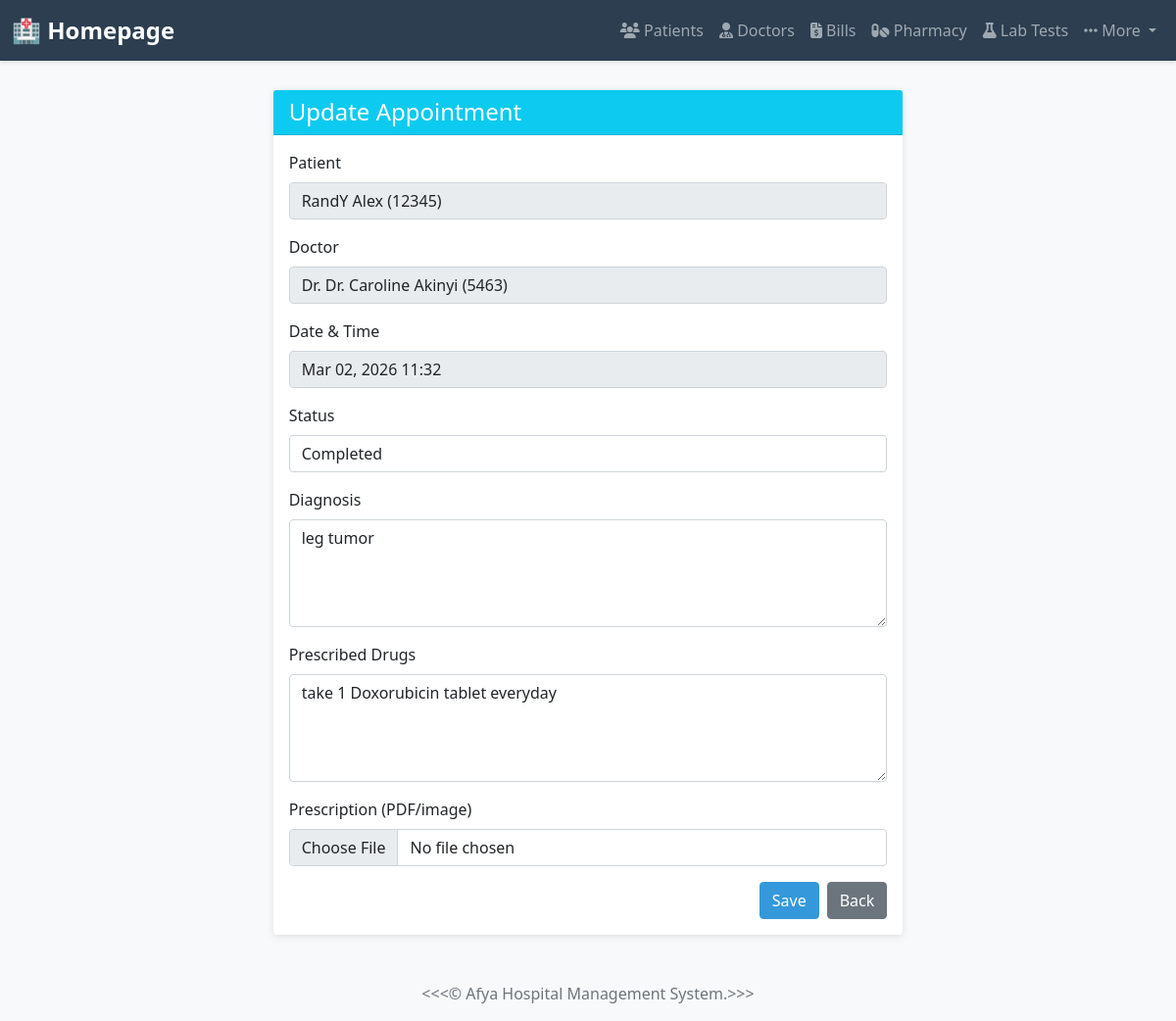
Page /appointments/1/edit/ on the committed database.
### myapp/models.py (models this page shows, shortened)
class Appointment(models.Model):
    STATUS_CHOICES = [
        ("Pending", "Pending"),
        ("Completed", "Completed"),
        ("Cancelled", "Cancelled"),
    ]
    patient = models.ForeignKey(Patient, on_delete=models.CASCADE)
    doctor = models.ForeignKey(Doctor, on_delete=models.CASCADE)
    date = models.DateField()
    time = models.TimeField()
    status = models.CharField(max_length=20, choices=STATUS_CHOICES, default="Pending")
    diagnosis = models.TextField(blank=True, null=True)
    prescribed_drugs = models.TextField(blank=True, null=True, help_text="List of prescribed drugs with dosages")
    prescription = models.FileField(upload_to='prescriptions/', blank=True, null=True)
    created_at = models.DateTimeField(auto_now_add=True)
    updated_at = models.DateTimeField(auto_now=True)
    class Meta:
        ordering = ['-date', '-time']

class Patient(models.Model):
    GENDER_CHOICES = [
        ('M', 'Male'),
        ('F', 'Female'),
        ('O', 'Other'),
    ]
    patient_id = models.CharField(max_length=20, unique=True)
    first_name = models.CharField(max_length=100)
    last_name = models.CharField(max_length=100)
    email = models.EmailField(unique=True)
    phone_number = models.CharField(max_length=15)
    gender = models.CharField(max_length=1, choices=GENDER_CHOICES)
    date_of_birth = models.DateField()
    address = models.TextField()
    date_registered = models.DateTimeField(auto_now_add=True)
    medical_history = models.TextField(blank=True, null=True)
    def __str__(self):
        return f"{self.first_name} {self.last_name} ({self.patient_id})"
    class Meta:
        ordering = ['-date_registered']

class Doctor(models.Model):
    DEPARTMENT_CHOICES = [
        ('cardiology', 'Cardiology'),
        ('neurology', 'Neurology'),
        ('pediatrics', 'Pediatrics'),
        ('orthopedics', 'Orthopedics'),
        ('general', 'General Medicine'),
    ]
    doctor_id = models.CharField(max_length=20, unique=True)
    first_name = models.CharField(max_length=100)
    last_name = models.CharField(max_length=100)
    email = models.EmailField(unique=True)
    specialization = models.CharField(max_length=100)
    phone_number = models.CharField(max_length=15)
    department = models.CharField(max_length=50, choices=DEPARTMENT_CHOICES)
    schedule = models.TextField(blank=True, null=True, help_text="Optional scheduling notes or timeslots")
    date_added = models.DateTimeField(auto_now_add=True)
    def __str__(self):
        return f"Dr. {self.first_name} {self.last_name} ({self.doctor_id})"
    class Meta:
        ordering = ['last_name', 'first_name']

### myapp/views.py (the view)
# urls.py: path('appointments/<int:pk>/edit/', views.edit_appointment, name='edit_appointment'),
def edit_appointment(request, pk):
    appointment = get_object_or_404(Appointment, pk=pk)
    if request.method == 'POST':
        form = AppointmentUpdateForm(request.POST, request.FILES, instance=appointment)
        if form.is_valid():
            form.save()
            messages.success(request, 'Appointment updated successfully.')
            return redirect('myapp:appointment_list')
    else:
        form = AppointmentUpdateForm(instance=appointment)
    context = {'form': form, 'appointment': appointment}
    return render(request, 'appointment_edit.html', context)

### myapp/form.py
class AppointmentUpdateForm(forms.ModelForm):
    class Meta:
        model = Appointment
        fields = ('status', 'diagnosis', 'prescribed_drugs', 'prescription')
        widgets = {
            'status': forms.Select(attrs={'class': 'form-control'}),
            'diagnosis': forms.Textarea(attrs={'class': 'form-control', 'rows': 4, 'placeholder': 'Enter diagnosis notes'}),
            'prescribed_drugs': forms.Textarea(attrs={'class': 'form-control', 'rows': 4, 'placeholder': 'Enter prescribed drugs with dosages (e.g., Drug A: 500mg twice daily)'}),
            'prescription': forms.ClearableFileInput(attrs={'class': 'form-control'}),
        }

### myapp/templates/appointment_edit.html (shortened to what this page needs)
{% extends 'base.html' %}
{% block content %}
<div class="row justify-content-center">
    <div class="col-md-8">
        <div class="card">
            <div class="card-header bg-info text-white">
                <h4 class="mb-0">Update Appointment</h4>
            </div>
            <div class="card-body">
                <form method="post" enctype="multipart/form-data">
                    <div class="mb-3">
                        <label class="form-label">Patient</label>
                        <input class="form-control" value="{{ appointment.patient }}" readonly>
                    </div>
                    <div class="mb-3">
                        <label class="form-label">Doctor</label>
                        <input class="form-control" value="Dr. {{ appointment.doctor }}" readonly>
                    </div>
                    <div class="mb-3">
                        <label class="form-label">Date & Time</label>
                        <input class="form-control" value="{{ appointment.date|date:'M d, Y' }} {{ appointment.time|time:'H:i' }}" readonly>
                    </div>
                    <div class="mb-3">
                        <label class="form-label" for="id_status">Status</label>
                        {{ form.status }}
                    </div>
                    <div class="mb-3">
                        <label class="form-label" for="id_diagnosis">Diagnosis</label>
                        {{ form.diagnosis }}
                    </div>
                    <div class="mb-3">
                        <label class="form-label" for="id_prescribed_drugs">Prescribed Drugs</label>
                        {{ form.prescribed_drugs }}
                    </div>
                    <div class="mb-3">
                        <label class="form-label" for="id_prescription">Prescription (PDF/image)</label>
                        {{ form.prescription }}
                    </div>
                    <div class="d-flex gap-2 justify-content-end">
                        <button type="submit" class="btn btn-primary">Save</button>
                        <a href="{% url 'myapp:appointment_list' %}" class="btn btn-secondary">Back</a>
                    </div>
                </form>
            </div>
        </div>
    </div>
</div>
{% endblock %}

### myapp/templates/base.html (style rules this page uses)
body { background-color: #f8f9fa; font-family: 'Segoe UI', Tahoma, Geneva, Verdana, sans-serif; }
.card { box-shadow: 0 2px 8px rgba(0,0,0,0.1); border: none; }
.btn-primary { background-color: #3498db; border-color: #3498db; }

### rows in the picture
Appointment: patient "RandY Alex (12345)", doctor "Dr. Dr. Caroline Akinyi (5463)", date "Mar 02, 2026 11:32", status "Completed", diagnosis "leg tumor", prescribed_drugs "take 1 Doxorubicin tablet everyday"
